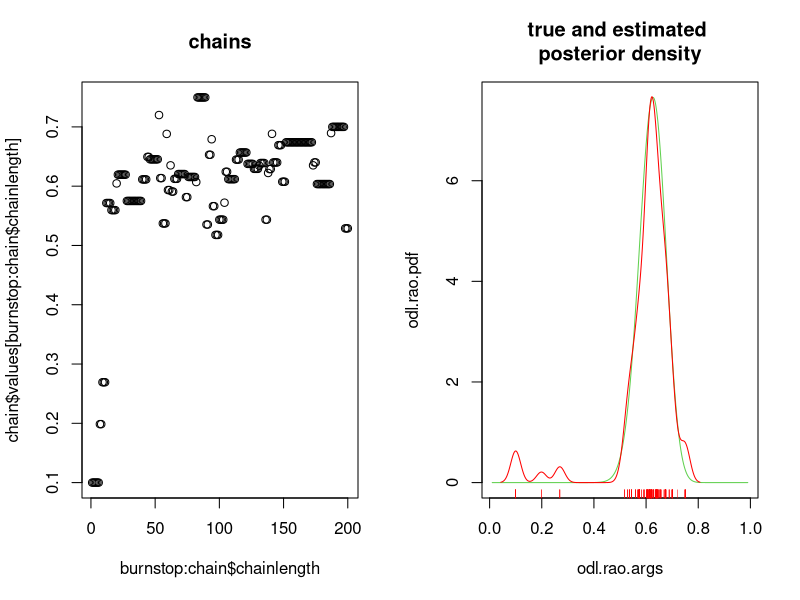
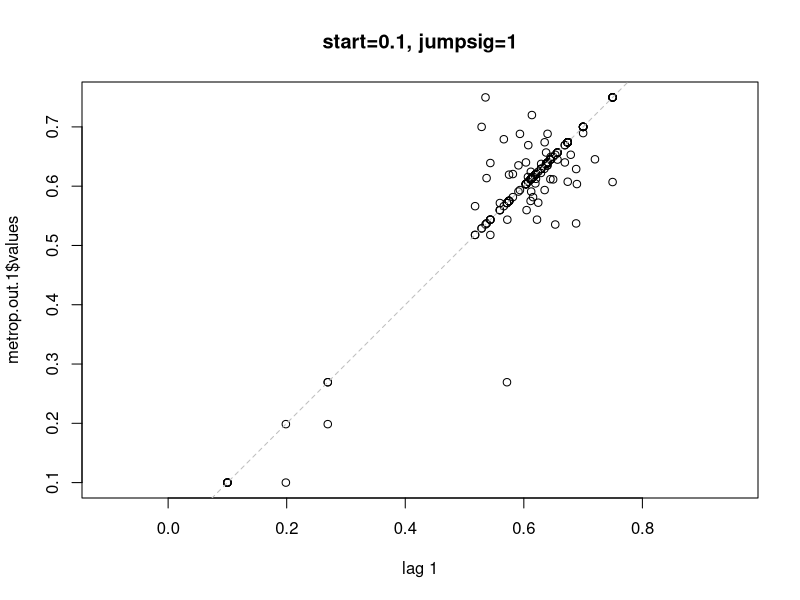
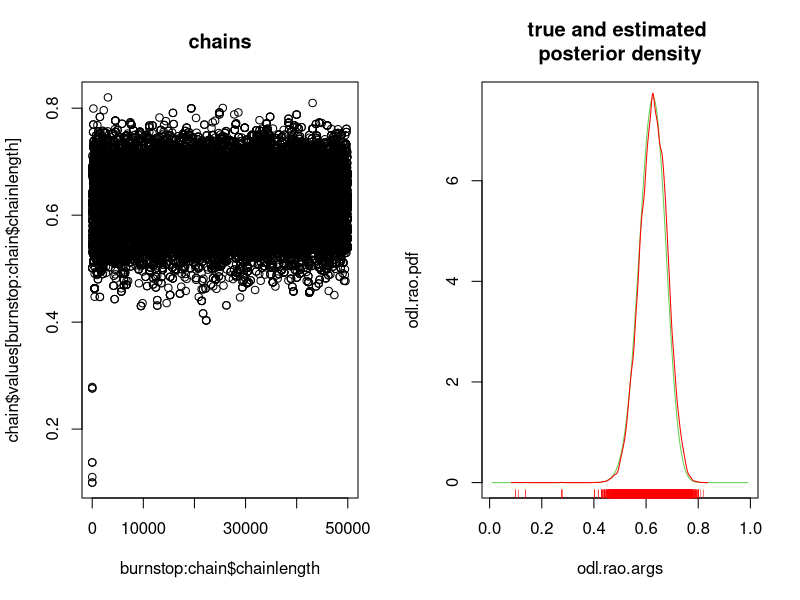
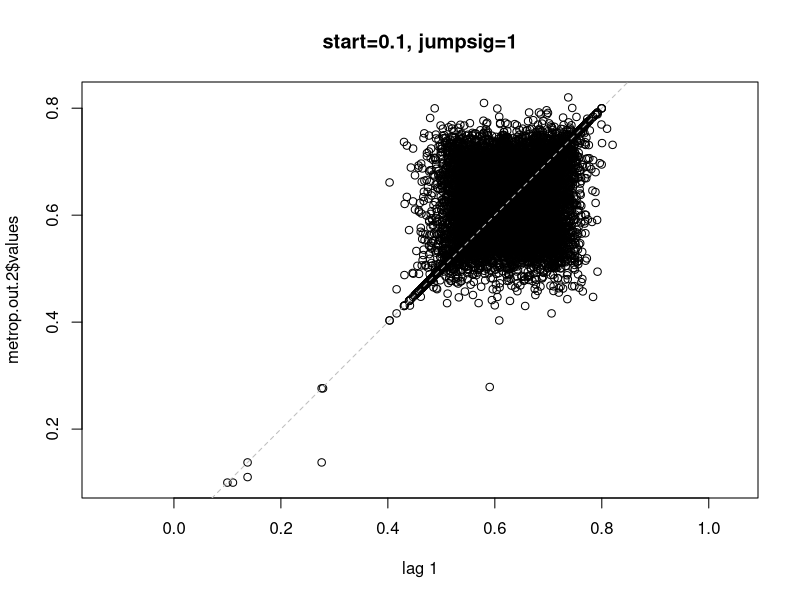
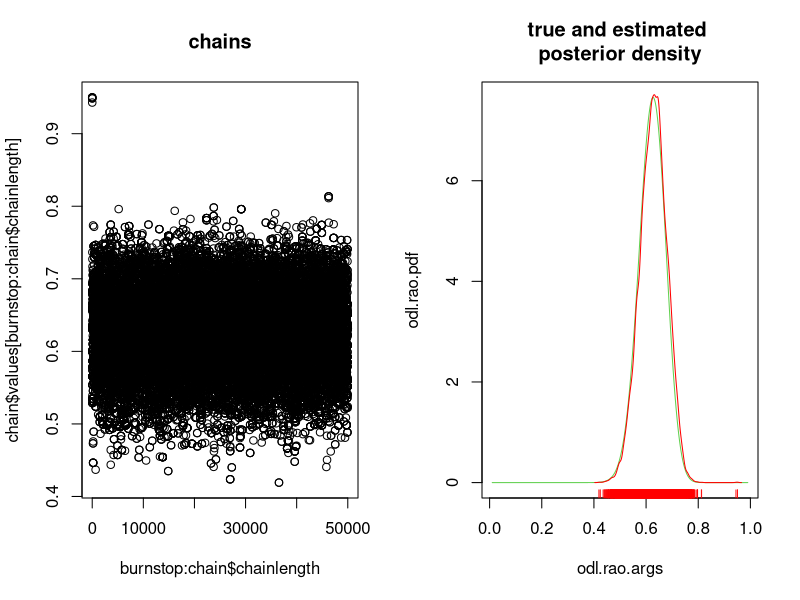
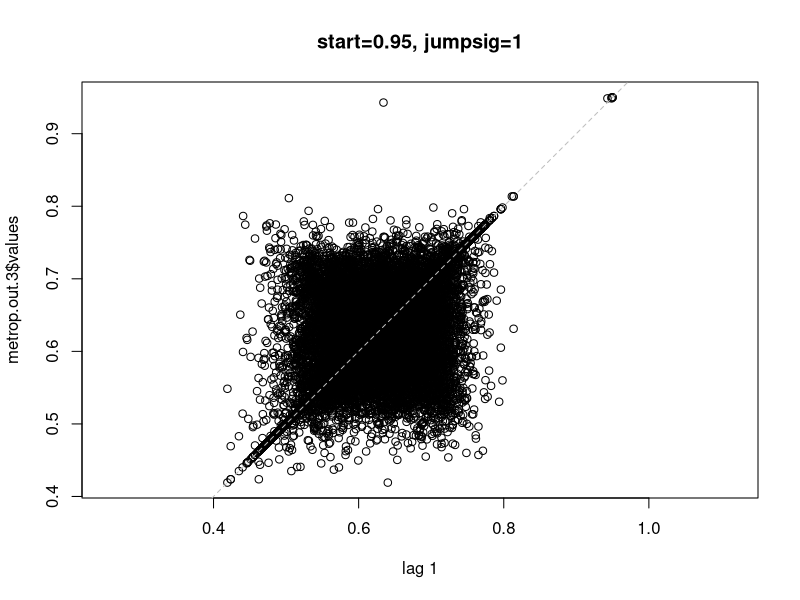
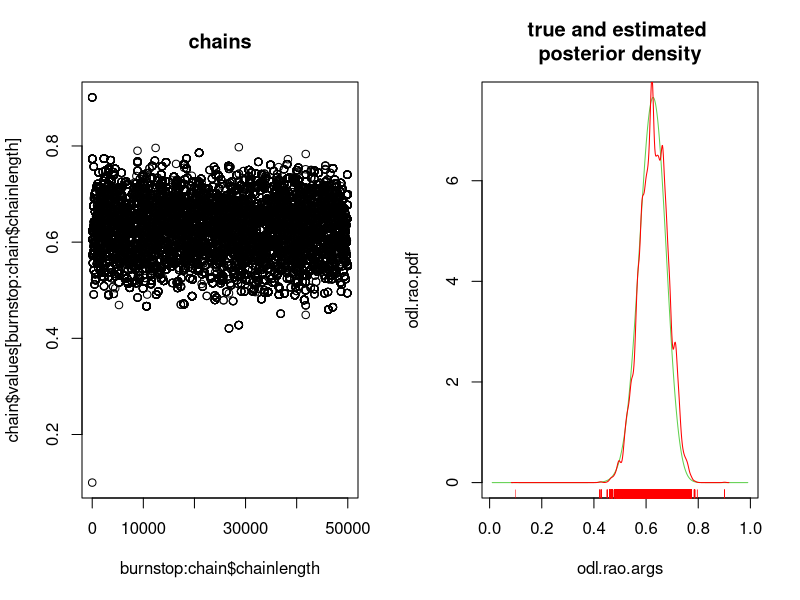
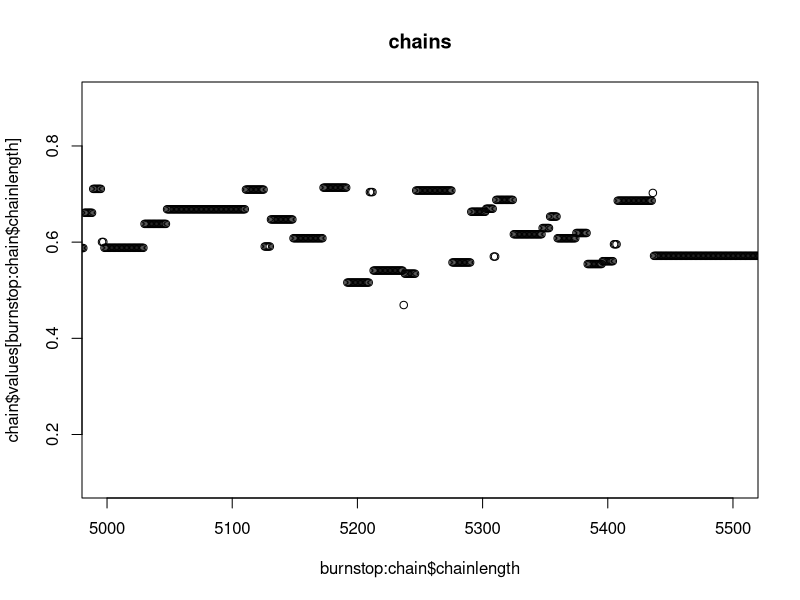

Write R code to recreate these figures, in order.

odl.rao <- function(y,p)
	{ (1/2+p/4)^y[1] * ((1-p)/4)^(y[2]+y[3]) * (p/4)^y[4] }
y.rao <- c(125,18,20,34)  #Original data.

####  Compare with true posterior  (flat prior)
Npoints <- 600
odl.rao.args <- seq(0.01,0.99,length=Npoints)
odl.rao.values <- odl.rao(y.rao, p=odl.rao.args)
odl.rao.pdf <- odl.rao.values/sum(odl.rao.values) * Npoints
odl.rao.cdf <- cumsum(odl.rao.pdf) 

logit <- function(P) log(P) - log(1-P)
antilogit <- function(Z) 1 - 1/(1+exp(Z))

  ### Metropolis-Hastings algorithm
#do.call.with.matching.dots = function(f, args, ...) do.call(f, args, ...)
metrop <- function (start, jumpsig,
		dens=function(p)odl.rao(y.rao,p), 
		rtrans=function(p,jumpsig)antilogit(logit(p)+rnorm(1,0,jumpsig)),   ### randomly chosen proposal
		Jtrans=function(p1,p2,jumpsig)  ### prob density of proposal
			{
        jacobean <- p2*(1-p2); #1/(dlogit(p2)/dp2);
        return(dnorm(logit(p2)-logit(p1),sd=jumpsig) * jacobean/jumpsig)
		  },
    chainlength=100, 
		nchains=ifelse(is.list(start), length(start), 1), 
		do.print=FALSE, do.plot=FALSE, ...) 
{
	print(is.list(start))
	if(is.list(start) | (nchains > 1)) {
		nchains <- ifelse(is.list(start), length(start), nchains)
		cat("length(start) = ", length(start), "\n")
		cat("nchains = ", nchains, "\n")
		# We assume each entry in start is a different starting value.
		## TODO: extract the dots args, check if they should be distributed or repeated to the 
		#  calls to metrop, then send the appropriate args with do.call().
		chains <- list()
		for (j in 1:length(start)) {
			chains[[j]] <- metrop(start[[j]], jumpsig=jumpsig, dens=dens,rtrans=rtrans,
				Jtrans=Jtrans, chainlength=chainlength, 
				do.print=do.print, do.plot=do.plot, 
				...)
		}
		oldClass(chains) <- "metrop.output"
		return(chains)
	}
	jumpcount <- 0
	values <- rep(NA,chainlength)
	proposals <- rep(NA,chainlength)
	densities <- rep(NA,chainlength)
	jumped <- rep(0,chainlength)
	values[1] <- current.value <- start
	densities[1] <- current.dens <- dens(current.value)
	for (i in 2:chainlength) {
		proposal.value <- proposals[i] <- 
			rtrans(p=current.value, jumpsig=jumpsig)
		proposal.dens <- dens(proposal.value)
		Jtrans.jump <- Jtrans(p1=current.value,p2=proposal.value,jumpsig=jumpsig)
		Jtrans.back <- Jtrans(p1=proposal.value,p2=current.value,jumpsig=jumpsig)
		w.p1p2 <- (proposal.dens * Jtrans.back) /
					(current.dens * Jtrans.jump)
		pr.jump <- min (1, w.p1p2)
		if (runif(1)<pr.jump) {
			current.value <- proposal.value
			current.dens <- proposal.dens
			jumpcount <- jumpcount+1
			jumped[i] <- 1
		}
		values[i] <- current.value
		densities[i] <- current.dens
		if(do.print) 
			print(c(proposal.value,proposal.dens,
				w.p1p2,pr.jump,current.value))
	}
	cat("Jump acceptance proportion is ", jumpcount/chainlength, "\n")
	#cat("Lag 1 correlation is ", acf(ts(1:5),1), "\n")
	chain <- list(values=values,densities=densities,proposals=proposals,
		jumped=jumped,start=start,jumpsig=jumpsig,chainlength=chainlength,call=sys.call())
	oldClass(chain) <- "metrop.output"
	attr(chain, "start") = start
	attr(chain, "jumpsig") = jumpsig
	if(do.plot)  plot(chain)
	return(invisible(chain))
}

plot.metrop.output <- function(chain, burnstop=1, newplot=TRUE, ...) {
  if(inherits(chain[[1]],"metrop.output")) {
  	## arg is a list of chains
		for (i in 1:length(chain)) {
			plot(chain[[i]], burnstop=burnstop, newplot=TRUE, ...)  ##not great-- temporary measure.
		}
		return(invisible(NULL))
	}
	#if(newplot) quartz(width=12, height=6)
  par(mfrow=c(1,2))
  plot.metrop.output.1(chain, burnstop=1, newplot=TRUE, ...) 
  plot.metrop.output.2(chain, burnstop=1, newplot=TRUE, ...) 
  par(mfrow=c(1,1))
}

plot.metrop.output.1 <- function(chain, burnstop=1, newplot=TRUE, ...) {
	plot.default(burnstop:chain$chainlength, chain$values[burnstop:chain$chainlength], ...)
	title("chains")
}
plot.metrop.output.2 <- function(chain, burnstop=1, newplot=TRUE, ...) {
  plot.default(odl.rao.args,odl.rao.pdf,col=3, type="l", ...,
               main="true and estimated \nposterior density")
	lines(density(chain$values[burnstop:chain$chainlength]), col="red")
	rug(chain$values[burnstop:chain$chainlength], col="red")
} 

metrop.out.1 = metrop(start = .1,chainlength=200,jumpsig=1, do.print=FALSE, do.plot=TRUE); 
lag.plot(metrop.out.1$values,
         main="start=0.1, jumpsig=1", ask = F)

metrop.out.2 = metrop(start = .1, chainlength=50000,
                      jumpsig=1, do.print=FALSE, do.plot=TRUE); 
lag.plot(metrop.out.2$values, main="start=0.1, jumpsig=1"
         , ask = F)

metrop.out.3 = metrop(start = .95, chainlength=50000,
                      jumpsig=1, do.print=FALSE, do.plot=TRUE); 
lag.plot(metrop.out.3$values, main="start=0.95, jumpsig=1")

metrop.out.4 = metrop(start = .1, chainlength=50000,
                      jumpsig=5, do.print=FALSE, do.plot=TRUE); 
###  jumpsig is too big
### zoom in to see what's wrong.  too sticky.
plot.metrop.output.1(metrop.out.4, xlim=c(5000,5500)) 
lag.plot(metrop.out.4$values, main="start=0.1, jumpsig=5", ask = F)

metrop.out.5 = metrop(start = .1, chainlength=10000,
                      jumpsig=0.01, do.print=FALSE, do.plot=TRUE); 
###  Too accepting!!!   Jumps too small.   Almost a random walk.
lag.plot(metrop.out.5$values,   ### very high autocorrelation
         main="start=0.1, jumpsig=0.01"
         , ask = F)

#######  DENSITY ESTIMATION
plotrange = 500:2000
plotrange = 8000:10000

density.estimate = density(metrop.out.2$values[plotrange])
plot(density.estimate, ylim=c(0,9),
		main=paste("density estimate and truth", 
			plotrange[1], rev(plotrange)[1]))
lines(odl.rao.args, 
		odl.rao.values
		/sum(odl.rao.values[-1]*diff(odl.rao.args)), 
		col="red", lwd=2, lty=2)

###Now, multiple chains at once:
### four chains with different initial points.
### This enables a diagnostic indicator: Convergence monitoring:

R.hat <- function(metrop.out, howfar) {
  chains = metrop.out$chains
  n <- chains[[1]]$chainlength  
  ## Assumes all chains have same length.
  if(missing(howfar))
    howfar <- seq(100, n, by=100)
  require(plyr)
  matrix.of.values <- t(laply(metrop.out, '[[', "values"))
  R.hat.out <- rep(NA,length(howfar))
  for (i in 1:length(howfar)) {
    howfarthistime <- howfar[i]
    Between <- var(apply(matrix.of.values[1:howfarthistime,], 2, mean)) * howfarthistime 
    Within <- mean(apply(matrix.of.values[1:howfarthistime,], 2, var))
    shrinker <- 1/howfarthistime 
    var.hat <- Within * (1-shrinker) + Between * shrinker
    R.hat.out[i] <- R.hat <- sqrt(var.hat/Within)
    #cat(" For chains of length ", howfarthistime, "  R.hat is ", R.hat, "\n")
  }
  names(R.hat.out) = as.character(howfar)
  unclass(R.hat.out)
}
testConvergence = function(start, jumpsig, 
                           chainlength=2000, nchains=4, 
                           howfar) {
  if(missing(start))
    start <- as.list(c(.1,.2,.9,.99))
  if(missing(howfar))
    howfar <- seq(100, chainlength, by=100)
  metrop.out <- metrop(start, jumpsig=jumpsig,
                       chainlength=chainlength,
                       do.plot=F,do.print=F, nchains=nchains)
  plot(metrop.out) 
  require(plyr)
  values <- laply(metrop.out, '[[', "values")
  plot(rep(1:chainlength, nchains), c(values), pch="")
  for(chain in 1:nchains) points(1:chainlength, 
                           values[ chain, ], pch=".", cex=2, col=chain+1)
  rowMeans(values)
  plot(as.numeric(names(R.hat(metrop.out, howfar=howfar))), 
       R.hat(metrop.out, howfar=howfar),
       xlab = "chainlength", ylab="R.hat",
       main = paste0("jumpsig = ", jumpsig) )
}

testConvergence(jumpsig=5)
testConvergence(jumpsig=0.01)
